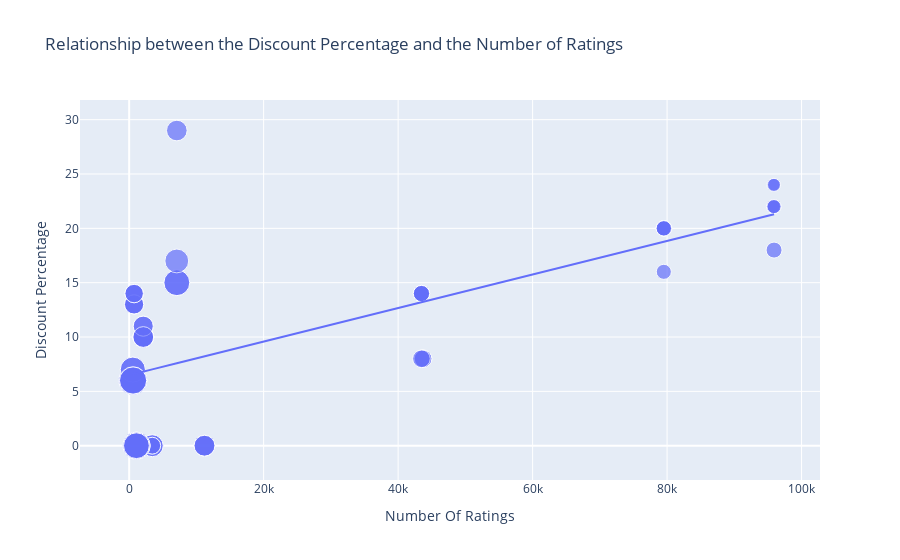

Here is the notebook cell this chart was saved with:
### Markdown cell above
# what is the reletionship between the discount percentage and the Number of rating of flipkart?

### Code cell
figure = px.scatter(data_frame=df, 
                    x="Number Of Ratings", 
                    y="Discount Percentage", size = "Sale Price", 
                    trendline="ols",  
                    title="Relationship between the Discount Percentage and the Number of Ratings")  
figure.show()

### Figure 1 — Plotly figure (JSON) as saved in the notebook; plotly's stock layout.template omitted (floating-point values rounded to 4 significant figures)
{"data": [{"hovertemplate": "Number Of Ratings=%{x}<br>Discount Percentage=%{y}<br>Sale Price=%{marker.size}<extra></extra>", "legendgroup": "", "marker": {"color": "#636efa", "size": [49900, 84900, 84900, 77000, 77000, 49900, 49900, 77000, 89900, 41999, 39999, 41999, 41999, 41999, 131900, 117100, 131900, 117100, 74999, 117900, 117100, 117900, 99900, 44999, 140900, 130900, 64900, 120900, 59900, 75900, 110900, 130900, 120900, 64900, 64900, 75900, 75900, 120900, 59900, 120900, 75900, 140900, 70900, 70900, 75900, 59900, 110900, 120900, 130900, 130900, 54999, 54999, 29999, 34999, 34999, 34999, 54999, 29999, 46999, 46999, 46999, 46999], "sizemode": "area", "sizeref": 352.2, "symbol": "circle"}, "mode": "markers", "name": "", "orientation": "v", "showlegend": false, "type": "scatter", "x": [3431, 3431, 3431, 11202, 11202, 3431, 3431, 11202, 1454, 79512, 79512, 79582, 79512, 79512, 1078, 1078, 1078, 1078, 7088, 7088, 1078, 7088, 7081, 95909, 542, 580, 740, 545, 740, 2101, 545, 580, 580, 730, 730, 2101, 2101, 580, 740, 580, 2092, 545, 2101, 2092, 2101, 740, 545, 580, 580, 580, 43707, 43707, 95807, 95909, 95807, 95909, 43470, 95909, 43470, 43470, 43470, 43470], "xaxis": "x", "y": [0, 0, 0, 0, 0, 0, 0, 0, 0, 20, 16, 20, 20, 20, 0, 0, 0, 0, 29, 15, 0, 15, 17, 18, 6, 6, 13, 6, 14, 10, 7, 6, 6, 13, 13, 10, 10, 6, 14, 6, 10, 6, 11, 11, 10, 14, 7, 6, 6, 6, 8, 8, 24, 22, 22, 22, 8, 24, 14, 14, 14, 14], "yaxis": "y"}, {"hovertemplate": "<b>OLS trendline</b><br>Discount Percentage = 0.000154292 * Number Of Ratings + 6.49233<br>R<sup>2</sup>=0.468988<br><br>Number Of Ratings=%{x}<br>Discount Percentage=%{y} <b>(trend)</b><extra></extra>", "legendgroup": "", "marker": {"color": "#636efa", "symbol": "circle"}, "mode": "lines", "name": "", "showlegend": false, "type": "scatter", "x": [542, 545, 545, 545, 545, 580, 580, 580, 580, 580, 580, 580, 580, 730, 730, 740, 740, 740, 740, 1078, 1078, 1078, 1078, 1078, 1454, 2092, 2092, 2101, 2101, 2101, 2101, 2101, 3431, 3431, 3431, 3431, 3431, 7081, 7088, 7088, 7088, 11202, 11202, 11202, 43470, 43470, 43470, 43470, 43470, 43707, 43707, 79512, 79512, 79512, 79512, 79582, 95807, 95807, 95909, 95909, 95909, 95909], "xaxis": "x", "y": [6.576, 6.576, 6.576, 6.576, 6.576, 6.582, 6.582, 6.582, 6.582, 6.582, 6.582, 6.582, 6.582, 6.605, 6.605, 6.607, 6.607, 6.607, 6.607, 6.659, 6.659, 6.659, 6.659, 6.659, 6.717, 6.815, 6.815, 6.816, 6.816, 6.816, 6.816, 6.816, 7.022, 7.022, 7.022, 7.022, 7.022, 7.585, 7.586, 7.586, 7.586, 8.221, 8.221, 8.221, 13.2, 13.2, 13.2, 13.2, 13.2, 13.24, 13.24, 18.76, 18.76, 18.76, 18.76, 18.77, 21.27, 21.27, 21.29, 21.29, 21.29, 21.29], "yaxis": "y"}], "layout": {"autosize": true, "legend": {"itemsizing": "constant", "tracegroupgap": 0}, "title": {"text": "Relationship between the Discount Percentage and the Number of Ratings"}, "xaxis": {"anchor": "y", "autorange": true, "domain": [0, 1], "range": [-6745.0, 102400.0], "title": {"text": "Number Of Ratings"}, "type": "linear"}, "yaxis": {"anchor": "x", "autorange": true, "domain": [0, 1], "range": [-5.213, 33.41], "title": {"text": "Discount Percentage"}, "type": "linear"}}}
